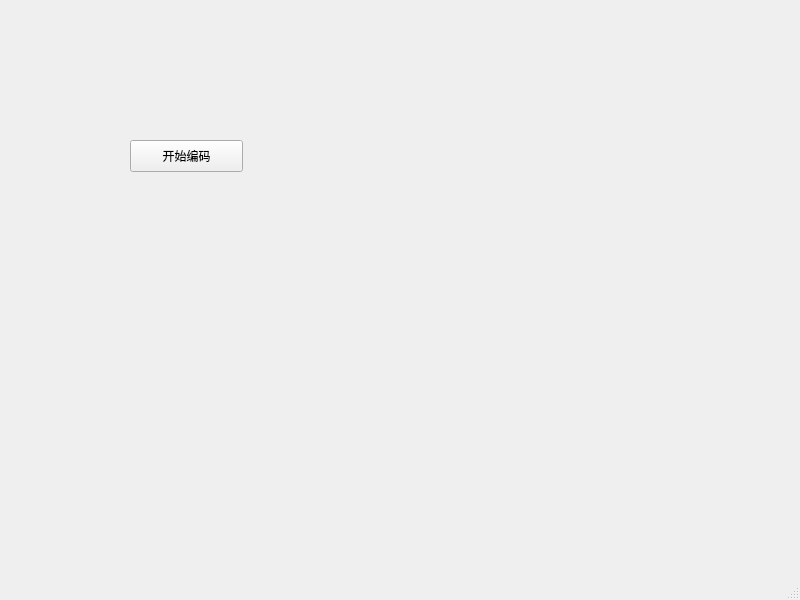
<?xml version="1.0" encoding="UTF-8"?>
<ui version="4.0">
 <class>MainWindow</class>
 <widget class="QMainWindow" name="MainWindow">
  <property name="geometry">
   <rect>
    <x>0</x>
    <y>0</y>
    <width>800</width>
    <height>600</height>
   </rect>
  </property>
  <property name="windowTitle">
   <string>MainWindow</string>
  </property>
  <widget class="QWidget" name="centralwidget">
   <widget class="QPushButton" name="audioButton">
    <property name="geometry">
     <rect>
      <x>130</x>
      <y>140</y>
      <width>113</width>
      <height>32</height>
     </rect>
    </property>
    <property name="text">
     <string>开始编码</string>
    </property>
   </widget>
  </widget>
  <widget class="QMenuBar" name="menubar">
   <property name="geometry">
    <rect>
     <x>0</x>
     <y>0</y>
     <width>800</width>
     <height>24</height>
    </rect>
   </property>
  </widget>
  <widget class="QStatusBar" name="statusbar"/>
 </widget>
 <resources/>
 <connections/>
</ui>
